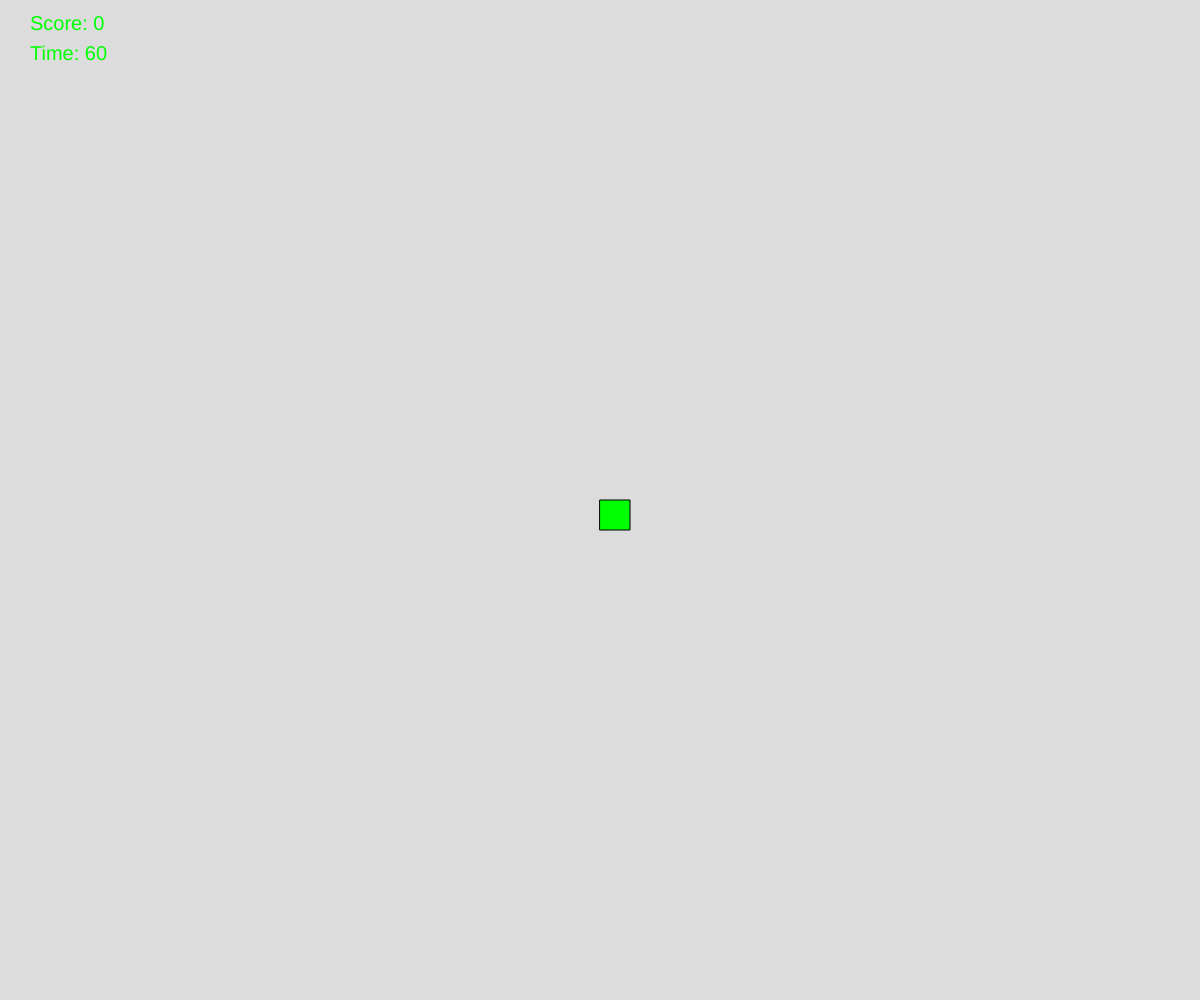
Frame 1 (no input)
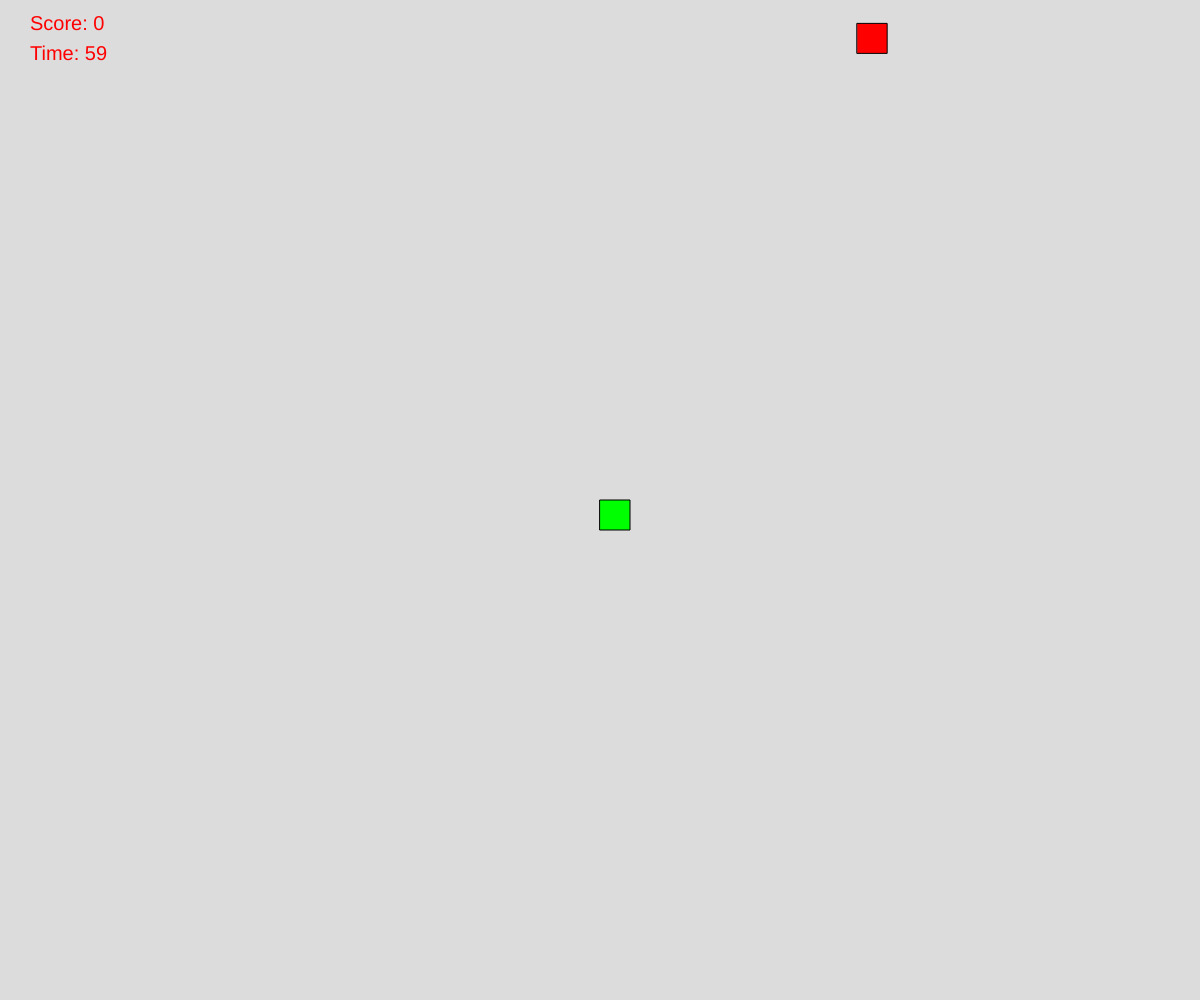
Frame 60 (no input)
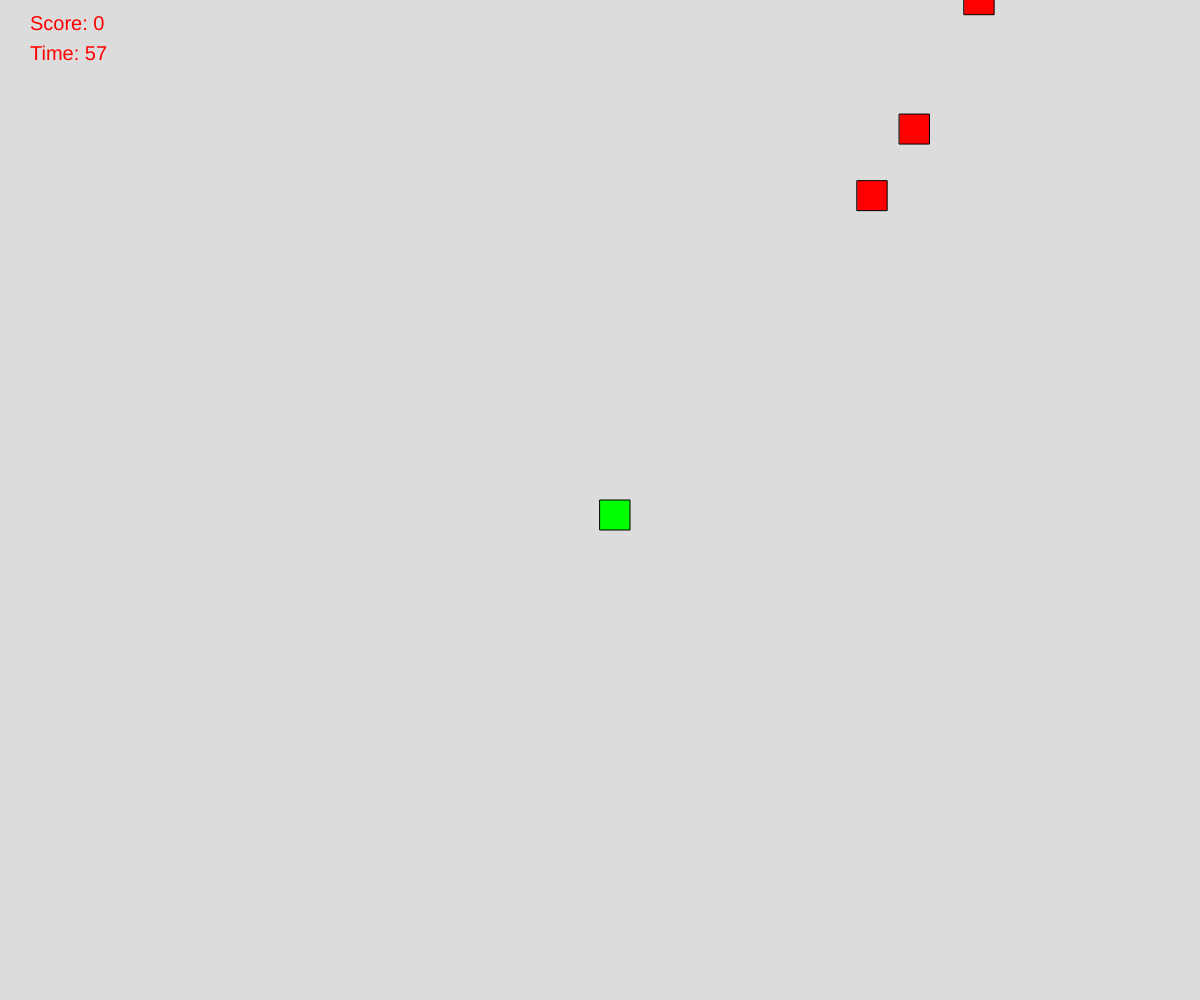
Frame 120 (the mouse pressed at the canvas centre since frame 60)

The p5.js sketch that drew these frames (run headless with seeded random() and noise() and a simulated clock; from frame 60 on, the mouse is pressed at the canvas centre):

// p5.js sketch
// ── sketch.js
let player;
let bullets = [];
let enemies = [];
let score = 0;
let timeLeft = 60;

function setup() {
  createCanvas(windowWidth, windowHeight);
  player = new Player();
  setInterval(createEnemy, 1000);
  setInterval(countdown, 1000);
}

function draw() {
  background(220);

  // 更新角色
  player.update();
  player.show();

  // 更新子彈
  for (let i = bullets.length - 1; i >= 0; i--) {
    bullets[i].update();
    bullets[i].show();

    // 檢查子彈是否擊中敵人
    for (let j = enemies.length - 1; j >= 0; j--) {
      if (bullets[i].hits(enemies[j])) {
        bullets.splice(i, 1);
        enemies.splice(j, 1);
        score++;
        break;
      }
    }

    // 移除超出畫面的子彈
    if (bullets[i] && bullets[i].offscreen()) {
      bullets.splice(i, 1);
    }
  }

  // 更新敵人
  for (let i = enemies.length - 1; i >= 0; i--) {
    enemies[i].update();
    enemies[i].show();

    // 檢查敵人是否碰撞到角色
    if (enemies[i].hits(player)) {
      gameOver();
    }

    // 移除超出畫面的敵人
    if (enemies[i] && enemies[i].offscreen()) {
      enemies.splice(i, 1);
    }
  }

  // 顯示計分和倒數時間
  textSize(20);
  text("Score: " + score, 30, 30);
  text("Time: " + timeLeft, 30, 60);

  // 檢查遊戲勝利條件
  if (score >= 30) {
    winGame();
  }
}

function mouseClicked() {
  player.shoot();
}

function createEnemy() {
  let enemy = new Enemy();
  enemies.push(enemy);
}

function countdown() {
  timeLeft--;
  if (timeLeft <= 0) {
    gameOver();
  }
}

function gameOver() {
  noLoop();
  background(0);
  textSize(40);
  textAlign(CENTER, CENTER);
  fill(255);
  text("Game Over", width / 2, height / 2);
}

function winGame() {
  noLoop();
  background(0);
  textSize(40);
  textAlign(CENTER, CENTER);
  fill(255);
  text("You Win!", width / 2, height / 2);
}

class Player {
  constructor() {
    this.x = width / 2;
    this.y = height / 2;
    this.speed = 5;
    this.size = 30;
  }

  update() {
    if (keyIsDown(LEFT_ARROW)) {
      this.x -= this.speed;
    } else if (keyIsDown(RIGHT_ARROW)) {
      this.x += this.speed;
    } else if (keyIsDown(UP_ARROW)) {
      this.y -= this.speed;
    } else if (keyIsDown(DOWN_ARROW)) {
      this.y += this.speed;
    }
    this.x = constrain(this.x, 0, width - this.size);
    this.y = constrain(this.y, 0, height - this.size);
  }

  show() {
    fill(0, 255, 0);
    rect(this.x, this.y, this.size, this.size);
  }

  shoot() {
    let bullet = new Bullet(this.x + this.size / 2, this.y);
    bullets.push(bullet);
  }
}

class Bullet {
  constructor(x, y) {
    this.x = x;
    this.y = y;
    this.speed = 10;
    this.size = 10;
  }

  update() {
    this.y -= this.speed;
  }

  show() {
    fill(0);
    ellipse(this.x, this.y, this.size, this.size);
  }

  offscreen() {
    return this.y < 0;
  }

  hits(enemy) {
    let distance = dist(this.x, this.y, enemy.x, enemy.y);
    return distance < this.size / 2 + enemy.size / 2;
  }
}

class Enemy {
  constructor() {
    this.x = random(width);
    this.y = -50;
    this.speed = random(2, 5);
    this.size = 30;
  }

  update() {
    this.y += this.speed;
  }

  show() {
    fill(255, 0, 0);
    rect(this.x, this.y, this.size, this.size);
  }

  offscreen() {
    return this.y > height;
  }

  hits(player) {
    let distance = dist(this.x, this.y, player.x, player.y);
    return distance < this.size / 2 + player.size / 2;
  }
}

function windowResized() {
  resizeCanvas(windowWidth, windowHeight);
}
